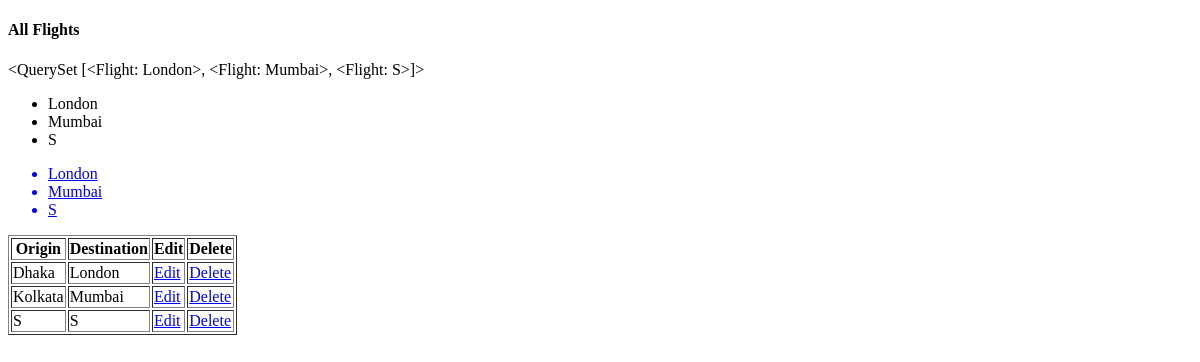
/flights/, run on an earlier commit of the app's database.
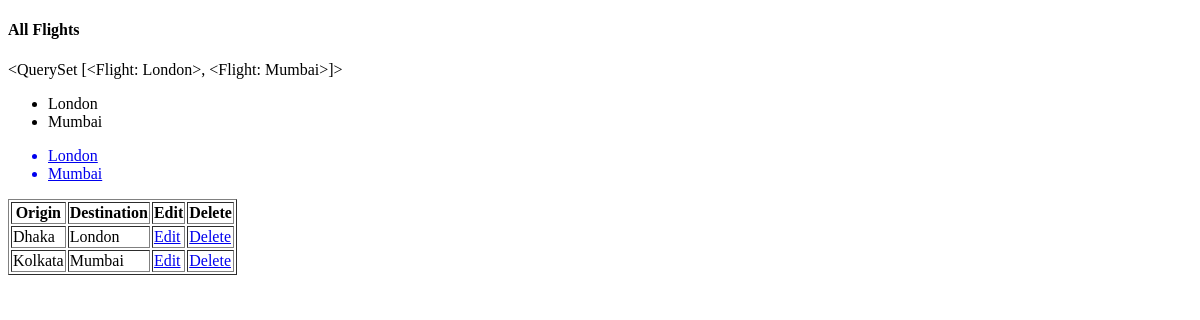
And on a later commit of the database.
### flights/models.py (models this page shows)
class Flight(models.Model):
    origin = models.CharField(max_length=64)
    destination = models.CharField(max_length=64)
    duration = models.IntegerField()
    def __str__(self):
        return self.destination

### flights/views.py (the view)
# urls.py: path('', views.list_flight, name="list_flight"),
def list_flight(request):
    flights = Flight.objects.all()
    return render(request,'flight.html', {'flights':flights})

### flights/templates/flight.html (shortened to what this page needs)
<!DOCTYPE html>
<html lang="en">
<head>
</head>
<body>
    <h4>All Flights</h4>
    {{ flights }}
    <ul>
        {% for flight in flights %}
            <li>{{ flight.destination }}</li>
        {% endfor %}
    </ul>
    <ul>
        {% for flight in flights %}
            <a href="update/{{ flight.id }}">
                <li>{{ flight.destination }}</li>
            </a>
        {% endfor %}
    </ul>
    <table border="1">
        <tr>
            <th>Origin</th>
            <th>Destination</th>
            <th>Edit</th>
            <th>Delete</th>
        </tr>
        {% for flight in flights %}
        <tr>
            <td> {{ flight.origin }} </td>
            <td> {{ flight.destination }} </td>
            <td> <a href="update/{{ flight.id }}"> Edit </a> </td>
            <td> <a href="delete/{{ flight.id }}"> Delete </a> </td>
        </tr>
        {% endfor %}
    </table>
</body>
</html>

What changed in the data, as far as the page shows it:
removed Flight: destination "S", origin "S"
changed Flight "London": destination.destination "<QuerySet [<Flight: London>, <Flight: Mumbai>, <Flight: S>]>" → "<QuerySet [<Flight: London>, <Flight: Mumbai>]>"
